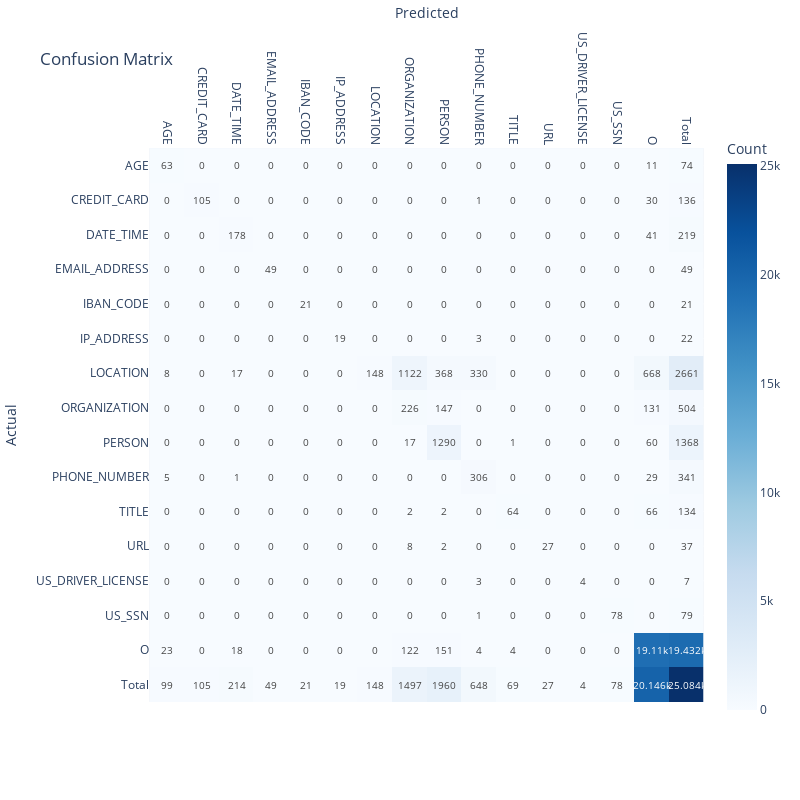

Source (notebook cell):
### Markdown cell above
## 8. Error analysis

Now let's look into results to understand what's behind the metrics we're getting.
Note that evaluation is never perfect. Some things to consider:

1. There's often a mismatch between the annotated span and the predicted span, which isn't necessarily a mistake. For example: `<Southern France>` compared with `Southern <France>`. In the second text, the word `Southern` was not annotated/predicted as part of the entity, but that's not necessarily an error.
2. Token based evaluation (which is used here) counts the number of true positive / false positive / false negative tokens. Some entities might be broken into more tokens than others. For example, the phone number `222-444-1234` could be broken into five different tokens, whereas `Krishna` would be broken into one token, resulting in phone numbers having more influence on metrics than names.
3. The synthetic dataset used here isn't representative of a real dataset. Consider using more realistic datasets for evaluation

### Code cell
plotter.plot_confusion_matrix(entities=entities, confmatrix=confmatrix)
#plotter.plot_confusion_matrix(entities=entities, confmatrix=confmatrix, save_as="png")

### Figure 1 — Plotly figure (JSON) as saved in the notebook; plotly's stock layout.template omitted (floating-point values rounded to 4 significant figures; data arrays with more than 128 entries replaced by an {"elided": "..."} marker saying what was removed)
{"data": [{"coloraxis": "coloraxis", "hovertemplate": "Predicted: %{x}<br>Actual: %{y}<br>Count: %{z}<extra></extra>", "name": "0", "textfont": {"size": 10}, "texttemplate": "%{z}", "type": "heatmap", "x": ["AGE", "CREDIT_CARD", "DATE_TIME", "EMAIL_ADDRESS", "IBAN_CODE", "IP_ADDRESS", "LOCATION", "ORGANIZATION", "PERSON", "PHONE_NUMBER", "TITLE", "URL", "US_DRIVER_LICENSE", "US_SSN", "O", "Total"], "xaxis": "x", "y": ["AGE", "CREDIT_CARD", "DATE_TIME", "EMAIL_ADDRESS", "IBAN_CODE", "IP_ADDRESS", "LOCATION", "ORGANIZATION", "PERSON", "PHONE_NUMBER", "TITLE", "URL", "US_DRIVER_LICENSE", "US_SSN", "O", "Total"], "yaxis": "y", "z": {"elided": "16x16 int values"}}], "layout": {"coloraxis": {"colorbar": {"title": {"text": "Count"}}, "colorscale": [[0, "rgb(247,251,255)"], [0.125, "rgb(222,235,247)"], [0.25, "rgb(198,219,239)"], [0.375, "rgb(158,202,225)"], [0.5, "rgb(107,174,214)"], [0.625, "rgb(66,146,198)"], [0.75, "rgb(33,113,181)"], [0.875, "rgb(8,81,156)"], [1, "rgb(8,48,107)"]]}, "height": 800, "title": {"text": "Confusion Matrix"}, "width": 800, "xaxis": {"anchor": "y", "autorange": true, "constrain": "domain", "domain": [0, 1], "range": [-0.5, 15.5], "scaleanchor": "y", "side": "top", "tickangle": 90, "title": {"standoff": 10, "text": "Predicted"}, "type": "category"}, "yaxis": {"anchor": "x", "autorange": true, "constrain": "domain", "domain": [0.03065, 0.9694], "range": [15.5, -0.5], "title": {"text": "Actual"}, "type": "category"}}}
